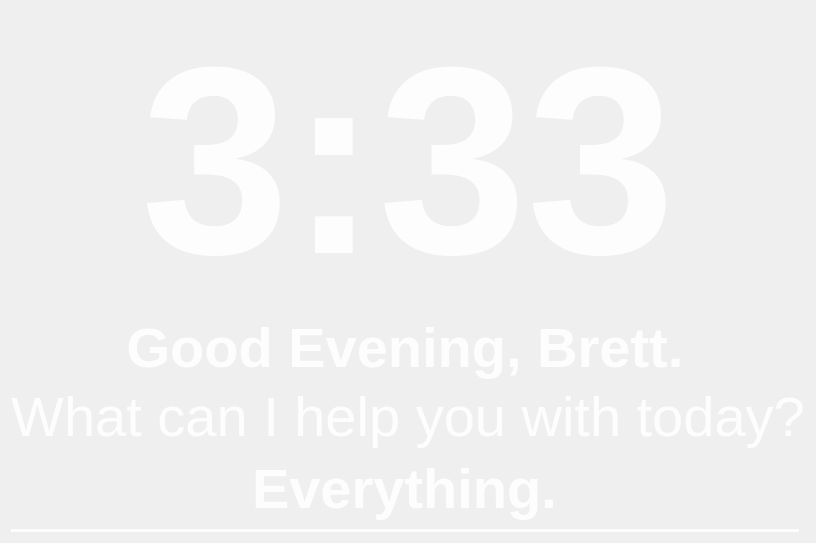
<?xml version="1.0" encoding="UTF-8"?>
<ui version="4.0">
 <class>MainWindow</class>
 <widget class="QMainWindow" name="MainWindow">
  <property name="geometry">
   <rect>
    <x>0</x>
    <y>0</y>
    <width>748</width>
    <height>389</height>
   </rect>
  </property>
  <property name="windowTitle">
   <string>AIOS</string>
  </property>
  <property name="windowOpacity">
   <double>1.000000000000000</double>
  </property>
  <property name="autoFillBackground">
   <bool>false</bool>
  </property>
  <widget class="QWidget" name="centralWidget">
   <layout class="QGridLayout" name="gridLayout">
    <item row="3" column="2">
     <spacer name="verticalSpacer_2">
      <property name="orientation">
       <enum>Qt::Vertical</enum>
      </property>
      <property name="sizeType">
       <enum>QSizePolicy::Preferred</enum>
      </property>
      <property name="sizeHint" stdset="0">
       <size>
        <width>20</width>
        <height>150</height>
       </size>
      </property>
     </spacer>
    </item>
    <item row="2" column="2">
     <widget class="QLabel" name="label">
      <property name="palette">
       <palette>
        <active>
         <colorrole role="WindowText">
          <brush brushstyle="SolidPattern">
           <color alpha="230">
            <red>255</red>
            <green>255</green>
            <blue>255</blue>
           </color>
          </brush>
         </colorrole>
        </active>
        <inactive>
         <colorrole role="WindowText">
          <brush brushstyle="SolidPattern">
           <color alpha="230">
            <red>255</red>
            <green>255</green>
            <blue>255</blue>
           </color>
          </brush>
         </colorrole>
        </inactive>
        <disabled>
         <colorrole role="WindowText">
          <brush brushstyle="SolidPattern">
           <color alpha="255">
            <red>127</red>
            <green>127</green>
            <blue>127</blue>
           </color>
          </brush>
         </colorrole>
        </disabled>
       </palette>
      </property>
      <property name="font">
       <font>
        <pointsize>42</pointsize>
        <weight>75</weight>
        <bold>true</bold>
       </font>
      </property>
      <property name="text">
       <string>Good Evening, Brett.</string>
      </property>
      <property name="alignment">
       <set>Qt::AlignCenter</set>
      </property>
     </widget>
    </item>
    <item row="1" column="4">
     <spacer name="horizontalSpacer_2">
      <property name="orientation">
       <enum>Qt::Horizontal</enum>
      </property>
      <property name="sizeHint" stdset="0">
       <size>
        <width>40</width>
        <height>20</height>
       </size>
      </property>
     </spacer>
    </item>
    <item row="1" column="2" colspan="2">
     <widget class="QLabel" name="lblOutput_2">
      <property name="palette">
       <palette>
        <active>
         <colorrole role="WindowText">
          <brush brushstyle="SolidPattern">
           <color alpha="230">
            <red>255</red>
            <green>255</green>
            <blue>255</blue>
           </color>
          </brush>
         </colorrole>
        </active>
        <inactive>
         <colorrole role="WindowText">
          <brush brushstyle="SolidPattern">
           <color alpha="230">
            <red>255</red>
            <green>255</green>
            <blue>255</blue>
           </color>
          </brush>
         </colorrole>
        </inactive>
        <disabled>
         <colorrole role="WindowText">
          <brush brushstyle="SolidPattern">
           <color alpha="255">
            <red>127</red>
            <green>127</green>
            <blue>127</blue>
           </color>
          </brush>
         </colorrole>
        </disabled>
       </palette>
      </property>
      <property name="font">
       <font>
        <pointsize>200</pointsize>
        <weight>75</weight>
        <bold>true</bold>
       </font>
      </property>
      <property name="text">
       <string>3:33</string>
      </property>
      <property name="scaledContents">
       <bool>true</bool>
      </property>
      <property name="alignment">
       <set>Qt::AlignCenter</set>
      </property>
      <property name="textInteractionFlags">
       <set>Qt::NoTextInteraction</set>
      </property>
     </widget>
    </item>
    <item row="1" column="0">
     <spacer name="horizontalSpacer">
      <property name="orientation">
       <enum>Qt::Horizontal</enum>
      </property>
      <property name="sizeHint" stdset="0">
       <size>
        <width>40</width>
        <height>20</height>
       </size>
      </property>
     </spacer>
    </item>
    <item row="0" column="2">
     <spacer name="verticalSpacer_6">
      <property name="orientation">
       <enum>Qt::Vertical</enum>
      </property>
      <property name="sizeHint" stdset="0">
       <size>
        <width>20</width>
        <height>325</height>
       </size>
      </property>
     </spacer>
    </item>
    <item row="8" column="2">
     <widget class="Line" name="line">
      <property name="palette">
       <palette>
        <active>
         <colorrole role="WindowText">
          <brush brushstyle="SolidPattern">
           <color alpha="230">
            <red>255</red>
            <green>255</green>
            <blue>255</blue>
           </color>
          </brush>
         </colorrole>
        </active>
        <inactive>
         <colorrole role="WindowText">
          <brush brushstyle="SolidPattern">
           <color alpha="230">
            <red>255</red>
            <green>255</green>
            <blue>255</blue>
           </color>
          </brush>
         </colorrole>
        </inactive>
        <disabled>
         <colorrole role="WindowText">
          <brush brushstyle="SolidPattern">
           <color alpha="255">
            <red>127</red>
            <green>127</green>
            <blue>127</blue>
           </color>
          </brush>
         </colorrole>
        </disabled>
       </palette>
      </property>
      <property name="frameShadow">
       <enum>QFrame::Plain</enum>
      </property>
      <property name="lineWidth">
       <number>12</number>
      </property>
      <property name="orientation">
       <enum>Qt::Horizontal</enum>
      </property>
     </widget>
    </item>
    <item row="10" column="2">
     <spacer name="verticalSpacer_5">
      <property name="orientation">
       <enum>Qt::Vertical</enum>
      </property>
      <property name="sizeHint" stdset="0">
       <size>
        <width>20</width>
        <height>250</height>
       </size>
      </property>
     </spacer>
    </item>
    <item row="7" column="2">
     <widget class="QLineEdit" name="txtCommand">
      <property name="palette">
       <palette>
        <active>
         <colorrole role="WindowText">
          <brush brushstyle="SolidPattern">
           <color alpha="0">
            <red>0</red>
            <green>0</green>
            <blue>0</blue>
           </color>
          </brush>
         </colorrole>
         <colorrole role="Button">
          <brush brushstyle="SolidPattern">
           <color alpha="0">
            <red>237</red>
            <green>237</green>
            <blue>237</blue>
           </color>
          </brush>
         </colorrole>
         <colorrole role="Light">
          <brush brushstyle="SolidPattern">
           <color alpha="0">
            <red>255</red>
            <green>255</green>
            <blue>255</blue>
           </color>
          </brush>
         </colorrole>
         <colorrole role="Midlight">
          <brush brushstyle="SolidPattern">
           <color alpha="0">
            <red>246</red>
            <green>246</green>
            <blue>246</blue>
           </color>
          </brush>
         </colorrole>
         <colorrole role="Dark">
          <brush brushstyle="SolidPattern">
           <color alpha="0">
            <red>191</red>
            <green>191</green>
            <blue>191</blue>
           </color>
          </brush>
         </colorrole>
         <colorrole role="Mid">
          <brush brushstyle="SolidPattern">
           <color alpha="0">
            <red>169</red>
            <green>169</green>
            <blue>169</blue>
           </color>
          </brush>
         </colorrole>
         <colorrole role="Text">
          <brush brushstyle="SolidPattern">
           <color alpha="230">
            <red>255</red>
            <green>255</green>
            <blue>255</blue>
           </color>
          </brush>
         </colorrole>
         <colorrole role="BrightText">
          <brush brushstyle="SolidPattern">
           <color alpha="0">
            <red>255</red>
            <green>255</green>
            <blue>255</blue>
           </color>
          </brush>
         </colorrole>
         <colorrole role="ButtonText">
          <brush brushstyle="SolidPattern">
           <color alpha="0">
            <red>0</red>
            <green>0</green>
            <blue>0</blue>
           </color>
          </brush>
         </colorrole>
         <colorrole role="Base">
          <brush brushstyle="SolidPattern">
           <color alpha="0">
            <red>255</red>
            <green>0</green>
            <blue>0</blue>
           </color>
          </brush>
         </colorrole>
         <colorrole role="Window">
          <brush brushstyle="SolidPattern">
           <color alpha="0">
            <red>237</red>
            <green>237</green>
            <blue>237</blue>
           </color>
          </brush>
         </colorrole>
         <colorrole role="Shadow">
          <brush brushstyle="SolidPattern">
           <color alpha="0">
            <red>139</red>
            <green>139</green>
            <blue>139</blue>
           </color>
          </brush>
         </colorrole>
         <colorrole role="Highlight">
          <brush brushstyle="SolidPattern">
           <color alpha="102">
            <red>0</red>
            <green>0</green>
            <blue>0</blue>
           </color>
          </brush>
         </colorrole>
         <colorrole role="HighlightedText">
          <brush brushstyle="SolidPattern">
           <color alpha="179">
            <red>255</red>
            <green>255</green>
            <blue>255</blue>
           </color>
          </brush>
         </colorrole>
         <colorrole role="Link">
          <brush brushstyle="SolidPattern">
           <color alpha="0">
            <red>0</red>
            <green>0</green>
            <blue>255</blue>
           </color>
          </brush>
         </colorrole>
         <colorrole role="LinkVisited">
          <brush brushstyle="SolidPattern">
           <color alpha="0">
            <red>255</red>
            <green>0</green>
            <blue>255</blue>
           </color>
          </brush>
         </colorrole>
         <colorrole role="AlternateBase">
          <brush brushstyle="SolidPattern">
           <color alpha="0">
            <red>237</red>
            <green>243</green>
            <blue>254</blue>
           </color>
          </brush>
         </colorrole>
         <colorrole role="NoRole">
          <brush brushstyle="SolidPattern">
           <color alpha="0">
            <red>0</red>
            <green>0</green>
            <blue>0</blue>
           </color>
          </brush>
         </colorrole>
         <colorrole role="ToolTipBase">
          <brush brushstyle="SolidPattern">
           <color alpha="0">
            <red>255</red>
            <green>255</green>
            <blue>199</blue>
           </color>
          </brush>
         </colorrole>
         <colorrole role="ToolTipText">
          <brush brushstyle="SolidPattern">
           <color alpha="255">
            <red>0</red>
            <green>255</green>
            <blue>0</blue>
           </color>
          </brush>
         </colorrole>
        </active>
        <inactive>
         <colorrole role="WindowText">
          <brush brushstyle="SolidPattern">
           <color alpha="0">
            <red>0</red>
            <green>0</green>
            <blue>0</blue>
           </color>
          </brush>
         </colorrole>
         <colorrole role="Button">
          <brush brushstyle="SolidPattern">
           <color alpha="0">
            <red>237</red>
            <green>237</green>
            <blue>237</blue>
           </color>
          </brush>
         </colorrole>
         <colorrole role="Light">
          <brush brushstyle="SolidPattern">
           <color alpha="0">
            <red>255</red>
            <green>255</green>
            <blue>255</blue>
           </color>
          </brush>
         </colorrole>
         <colorrole role="Midlight">
          <brush brushstyle="SolidPattern">
           <color alpha="0">
            <red>246</red>
            <green>246</green>
            <blue>246</blue>
           </color>
          </brush>
         </colorrole>
         <colorrole role="Dark">
          <brush brushstyle="SolidPattern">
           <color alpha="0">
            <red>191</red>
            <green>191</green>
            <blue>191</blue>
           </color>
          </brush>
         </colorrole>
         <colorrole role="Mid">
          <brush brushstyle="SolidPattern">
           <color alpha="0">
            <red>169</red>
            <green>169</green>
            <blue>169</blue>
           </color>
          </brush>
         </colorrole>
         <colorrole role="Text">
          <brush brushstyle="SolidPattern">
           <color alpha="230">
            <red>255</red>
            <green>255</green>
            <blue>255</blue>
           </color>
          </brush>
         </colorrole>
         <colorrole role="BrightText">
          <brush brushstyle="SolidPattern">
           <color alpha="0">
            <red>255</red>
            <green>255</green>
            <blue>255</blue>
           </color>
          </brush>
         </colorrole>
         <colorrole role="ButtonText">
          <brush brushstyle="SolidPattern">
           <color alpha="0">
            <red>0</red>
            <green>0</green>
            <blue>0</blue>
           </color>
          </brush>
         </colorrole>
         <colorrole role="Base">
          <brush brushstyle="SolidPattern">
           <color alpha="0">
            <red>255</red>
            <green>0</green>
            <blue>0</blue>
           </color>
          </brush>
         </colorrole>
         <colorrole role="Window">
          <brush brushstyle="SolidPattern">
           <color alpha="0">
            <red>237</red>
            <green>237</green>
            <blue>237</blue>
           </color>
          </brush>
         </colorrole>
         <colorrole role="Shadow">
          <brush brushstyle="SolidPattern">
           <color alpha="0">
            <red>139</red>
            <green>139</green>
            <blue>139</blue>
           </color>
          </brush>
         </colorrole>
         <colorrole role="Highlight">
          <brush brushstyle="SolidPattern">
           <color alpha="102">
            <red>0</red>
            <green>0</green>
            <blue>0</blue>
           </color>
          </brush>
         </colorrole>
         <colorrole role="HighlightedText">
          <brush brushstyle="SolidPattern">
           <color alpha="179">
            <red>255</red>
            <green>255</green>
            <blue>255</blue>
           </color>
          </brush>
         </colorrole>
         <colorrole role="Link">
          <brush brushstyle="SolidPattern">
           <color alpha="0">
            <red>0</red>
            <green>0</green>
            <blue>255</blue>
           </color>
          </brush>
         </colorrole>
         <colorrole role="LinkVisited">
          <brush brushstyle="SolidPattern">
           <color alpha="0">
            <red>255</red>
            <green>0</green>
            <blue>255</blue>
           </color>
          </brush>
         </colorrole>
         <colorrole role="AlternateBase">
          <brush brushstyle="SolidPattern">
           <color alpha="0">
            <red>237</red>
            <green>243</green>
            <blue>254</blue>
           </color>
          </brush>
         </colorrole>
         <colorrole role="NoRole">
          <brush brushstyle="SolidPattern">
           <color alpha="0">
            <red>0</red>
            <green>0</green>
            <blue>0</blue>
           </color>
          </brush>
         </colorrole>
         <colorrole role="ToolTipBase">
          <brush brushstyle="SolidPattern">
           <color alpha="0">
            <red>255</red>
            <green>255</green>
            <blue>199</blue>
           </color>
          </brush>
         </colorrole>
         <colorrole role="ToolTipText">
          <brush brushstyle="SolidPattern">
           <color alpha="255">
            <red>0</red>
            <green>255</green>
            <blue>0</blue>
           </color>
          </brush>
         </colorrole>
        </inactive>
        <disabled>
         <colorrole role="WindowText">
          <brush brushstyle="SolidPattern">
           <color alpha="0">
            <red>191</red>
            <green>191</green>
            <blue>191</blue>
           </color>
          </brush>
         </colorrole>
         <colorrole role="Button">
          <brush brushstyle="SolidPattern">
           <color alpha="0">
            <red>237</red>
            <green>237</green>
            <blue>237</blue>
           </color>
          </brush>
         </colorrole>
         <colorrole role="Light">
          <brush brushstyle="SolidPattern">
           <color alpha="0">
            <red>255</red>
            <green>255</green>
            <blue>255</blue>
           </color>
          </brush>
         </colorrole>
         <colorrole role="Midlight">
          <brush brushstyle="SolidPattern">
           <color alpha="0">
            <red>246</red>
            <green>246</green>
            <blue>246</blue>
           </color>
          </brush>
         </colorrole>
         <colorrole role="Dark">
          <brush brushstyle="SolidPattern">
           <color alpha="0">
            <red>191</red>
            <green>191</green>
            <blue>191</blue>
           </color>
          </brush>
         </colorrole>
         <colorrole role="Mid">
          <brush brushstyle="SolidPattern">
           <color alpha="0">
            <red>169</red>
            <green>169</green>
            <blue>169</blue>
           </color>
          </brush>
         </colorrole>
         <colorrole role="Text">
          <brush brushstyle="SolidPattern">
           <color alpha="0">
            <red>191</red>
            <green>191</green>
            <blue>191</blue>
           </color>
          </brush>
         </colorrole>
         <colorrole role="BrightText">
          <brush brushstyle="SolidPattern">
           <color alpha="0">
            <red>255</red>
            <green>255</green>
            <blue>255</blue>
           </color>
          </brush>
         </colorrole>
         <colorrole role="ButtonText">
          <brush brushstyle="SolidPattern">
           <color alpha="0">
            <red>191</red>
            <green>191</green>
            <blue>191</blue>
           </color>
          </brush>
         </colorrole>
         <colorrole role="Base">
          <brush brushstyle="SolidPattern">
           <color alpha="0">
            <red>237</red>
            <green>237</green>
            <blue>237</blue>
           </color>
          </brush>
         </colorrole>
         <colorrole role="Window">
          <brush brushstyle="SolidPattern">
           <color alpha="0">
            <red>237</red>
            <green>237</green>
            <blue>237</blue>
           </color>
          </brush>
         </colorrole>
         <colorrole role="Shadow">
          <brush brushstyle="SolidPattern">
           <color alpha="0">
            <red>139</red>
            <green>139</green>
            <blue>139</blue>
           </color>
          </brush>
         </colorrole>
         <colorrole role="Highlight">
          <brush brushstyle="SolidPattern">
           <color alpha="255">
            <red>208</red>
            <green>208</green>
            <blue>208</blue>
           </color>
          </brush>
         </colorrole>
         <colorrole role="HighlightedText">
          <brush brushstyle="SolidPattern">
           <color alpha="179">
            <red>255</red>
            <green>255</green>
            <blue>255</blue>
           </color>
          </brush>
         </colorrole>
         <colorrole role="Link">
          <brush brushstyle="SolidPattern">
           <color alpha="0">
            <red>0</red>
            <green>0</green>
            <blue>255</blue>
           </color>
          </brush>
         </colorrole>
         <colorrole role="LinkVisited">
          <brush brushstyle="SolidPattern">
           <color alpha="0">
            <red>255</red>
            <green>0</green>
            <blue>255</blue>
           </color>
          </brush>
         </colorrole>
         <colorrole role="AlternateBase">
          <brush brushstyle="SolidPattern">
           <color alpha="0">
            <red>237</red>
            <green>243</green>
            <blue>254</blue>
           </color>
          </brush>
         </colorrole>
         <colorrole role="NoRole">
          <brush brushstyle="SolidPattern">
           <color alpha="0">
            <red>0</red>
            <green>0</green>
            <blue>0</blue>
           </color>
          </brush>
         </colorrole>
         <colorrole role="ToolTipBase">
          <brush brushstyle="SolidPattern">
           <color alpha="0">
            <red>255</red>
            <green>255</green>
            <blue>199</blue>
           </color>
          </brush>
         </colorrole>
         <colorrole role="ToolTipText">
          <brush brushstyle="SolidPattern">
           <color alpha="255">
            <red>0</red>
            <green>255</green>
            <blue>0</blue>
           </color>
          </brush>
         </colorrole>
        </disabled>
       </palette>
      </property>
      <property name="font">
       <font>
        <pointsize>42</pointsize>
        <weight>75</weight>
        <bold>true</bold>
       </font>
      </property>
      <property name="focusPolicy">
       <enum>Qt::StrongFocus</enum>
      </property>
      <property name="autoFillBackground">
       <bool>false</bool>
      </property>
      <property name="inputMask">
       <string/>
      </property>
      <property name="text">
       <string>Everything.</string>
      </property>
      <property name="frame">
       <bool>false</bool>
      </property>
      <property name="alignment">
       <set>Qt::AlignCenter</set>
      </property>
     </widget>
    </item>
    <item row="4" column="2" rowspan="2" colspan="2">
     <widget class="QLabel" name="lblOutput">
      <property name="palette">
       <palette>
        <active>
         <colorrole role="WindowText">
          <brush brushstyle="SolidPattern">
           <color alpha="230">
            <red>255</red>
            <green>255</green>
            <blue>255</blue>
           </color>
          </brush>
         </colorrole>
        </active>
        <inactive>
         <colorrole role="WindowText">
          <brush brushstyle="SolidPattern">
           <color alpha="230">
            <red>255</red>
            <green>255</green>
            <blue>255</blue>
           </color>
          </brush>
         </colorrole>
        </inactive>
        <disabled>
         <colorrole role="WindowText">
          <brush brushstyle="SolidPattern">
           <color alpha="255">
            <red>127</red>
            <green>127</green>
            <blue>127</blue>
           </color>
          </brush>
         </colorrole>
        </disabled>
       </palette>
      </property>
      <property name="font">
       <font>
        <pointsize>42</pointsize>
        <weight>50</weight>
        <bold>false</bold>
        <kerning>true</kerning>
       </font>
      </property>
      <property name="text">
       <string>What can I help you with today?</string>
      </property>
      <property name="scaledContents">
       <bool>true</bool>
      </property>
      <property name="alignment">
       <set>Qt::AlignCenter</set>
      </property>
      <property name="textInteractionFlags">
       <set>Qt::NoTextInteraction</set>
      </property>
     </widget>
    </item>
    <item row="6" column="2">
     <spacer name="verticalSpacer">
      <property name="orientation">
       <enum>Qt::Vertical</enum>
      </property>
      <property name="sizeType">
       <enum>QSizePolicy::Preferred</enum>
      </property>
      <property name="sizeHint" stdset="0">
       <size>
        <width>20</width>
        <height>40</height>
       </size>
      </property>
     </spacer>
    </item>
   </layout>
  </widget>
 </widget>
 <layoutdefault spacing="6" margin="11"/>
 <resources/>
 <connections/>
</ui>
